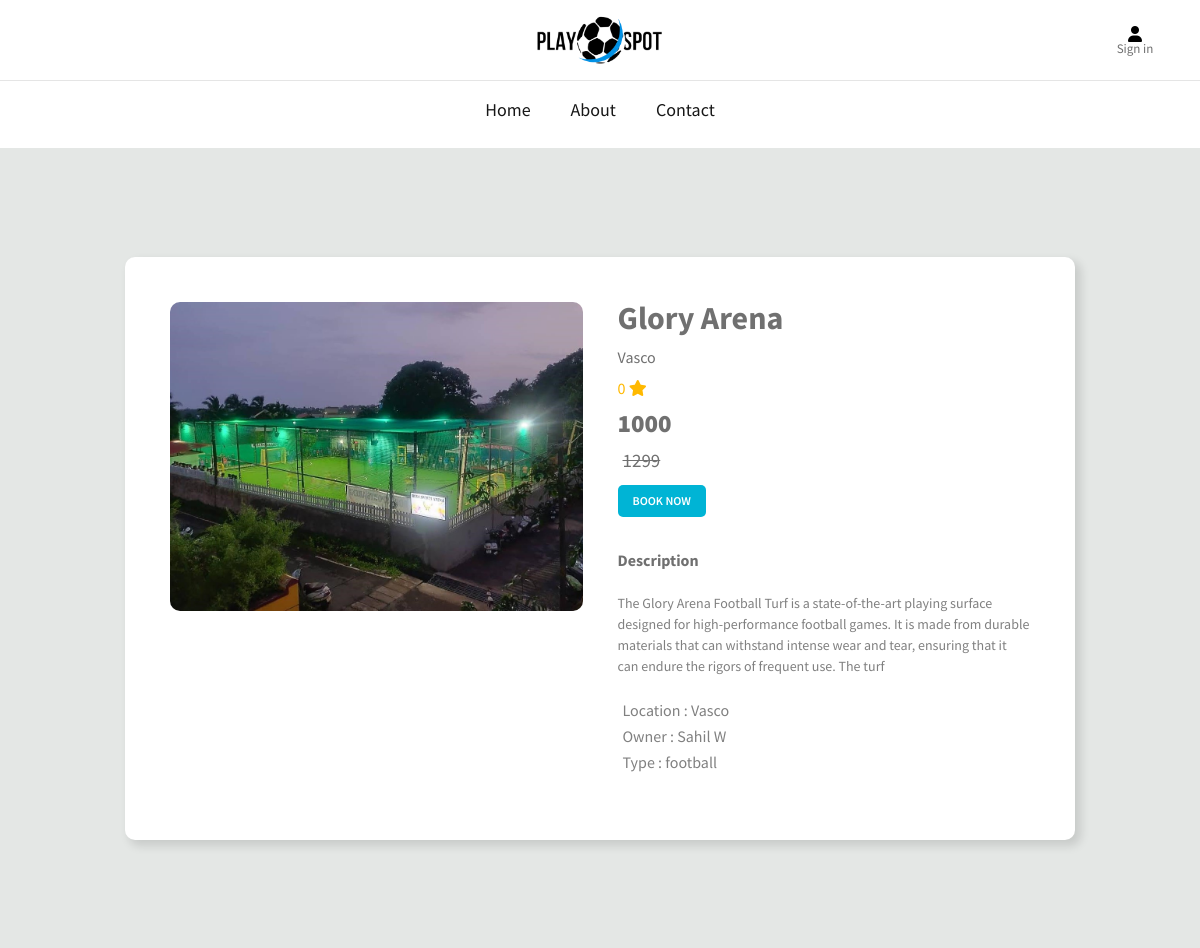
The app's page /files/book_turf/book_turf.php?id=18 with its own data.
### tables this page shows
CREATE TABLE `turfs` (
  `tid` int(255) NOT NULL,
  `tname` varchar(255) NOT NULL,
  `owner_email` varchar(255) NOT NULL,
  `location` varchar(255) NOT NULL,
  `owner` varchar(255) NOT NULL,
  `owner_mobile` varchar(255) NOT NULL,
  `rating` int(255) NOT NULL,
  `type` varchar(255) NOT NULL,
  `description` varchar(255) NOT NULL,
  `offer price` int(255) NOT NULL,
  `initial price` int(11) NOT NULL,
  `image` varchar(255) NOT NULL
);

### files/book_turf/Product-Details-Page/index.php (the view, shortened to what this page needs)
<?php
require('../../connect.php');
?>
<!DOCTYPE html>
<html lang="en">
<head>
    <link rel="stylesheet" href="css/style.css">
    <link rel="stylesheet" href="css/all.min.css">
    <link rel="stylesheet" href="css/style.css">
</head>
<body>
    <div class="container3">
        <?php
        if (isset($_GET['id']))
        {
            $tid=$_GET['id'];
            $query="SELECT * FROM `turfs` WHERE tid = $tid";
            $query_run=mysqli_query($con,$query);
            if (mysqli_num_rows($query_run)>0)
            {
                $data=mysqli_fetch_array($query_run);
                ?>
                <div class="box">
                    <div class="images">
                        <div class="img-holder active">
                            <img src="../uploads/<?= $data['image']?>">
                        </div>
                    </div>
                    <div class="basic-info">
                        <h1><?= stripslashes($data['tname'])?></h1>
                        <p><?= stripslashes($data['location'])?></p>
                        <div class="rate">
                            <p><?= stripslashes($data['rating']);?> <i class="filled fas fa-star"></i></p>
                        </div>
                        <span><?= stripslashes($data['offer price']);?></span>
                        <span class="line" style="margin-left: 5px;text-decoration: line-through; font-weight: 500; font-size: 19px; color: hsl(0, 0%, 44%);"><?= stripslashes($data['initial price']);?></span>
                        <div class="options">
                            <a href="#">BOOK NOW</a>
                        </div>
                    </div>
                    <div class="description">
                        <h4>Description</h4>
                        <p><?= stripslashes($data['description']);?></p>
                        <ul class="features">
                            <li><i class="fa fa-dot-circle-o" aria-hidden="true"></i>Location : <?= stripslashes($data['location'])?></li>
                            <li><i class="fa fa-user-circle-o" aria-hidden="true"></i>Owner : <?= stripslashes($data['owner'])?></li>
                            <li><i class="fa fa-futbol-o" aria-hidden="true"></i>Type : <?= stripslashes($data['type'])?></li>
                        </ul>
                    </div>
                </div>
                <?php
            }
            else
            {
                echo "Turf Not Found";
            }
        }
        else
        {
            echo "Id not Found in url";
        }
        ?>
    </div>
</body>
</html>

### files/landing/turfs.css (style rules this page uses)
:root { --middle-blue-green: hsl(176, 35%, 63%); --sonic-silver: hsl(0, 0%, 44%); --eerie-black: hsl(0, 0%, 9%); --ocean-green: hsl(148, 45%, 58%); --candy-pink: hsl(356, 65%, 63%); --cultured: hsl(0, 0%, 96%); --white: hsl(0, 0%, 100%); --black: hsl(0, 0%, 0%); --yellow:rgb(255, 213, 1); --ff-jost: "Jost", sans-serif; --fs-1: 2.5rem; --fs-2: 1.75rem; --fs-3: 1.625rem; --fs-4: 1.5rem; --fs-5: 1.375rem; --fs-6: 1.25rem; --fs-7: 1.125rem; --fs-8: 0.938rem; --fs-9: 0.875rem; --fs-10: 0.813rem; --fw-500: 500; --fw-600: 600; --transition-1: 0.25s ease; --transition-2: 0.75s ease; --cubic-out: cubic-bezier(0.51, 0.03, 0.64, 0.28); --cubic-in: cubic-bezier(0.33, 0.85, 0.56, 1.02); --section-padding: 60px; }
*, *::before, *::after { margin: 0; padding: 0; box-sizing: border-box; }
li { list-style: none; }
a { text-decoration: none; }
a, img, span, input, button, ion-icon { display: block; }
img { height: auto; }
html { font-family: var(--ff-jost); color: var(--sonic-silver); scroll-behavior: smooth; }
body { background: var(--white); padding-block: 70px; }
a, button { transition: var(--transition-1); }
@media (min-width: 480px) { :root { --fs-1: 3rem; --fs-2: 2rem; } }
@media (min-width: 580px) { :root { --fs-1: 3.75rem; --fs-2: 2.375rem; --fs-3: 2.25rem; } }
@media (min-width: 992px) { :root { --fs-1: 5rem; } }
@media (min-width: 992px) { body { padding-block: 0; } }
@media (min-width: 1200px) { :root { --fs-1: 6.25rem; } }

### files/book_turf/Product-Details-Page/css/style.css (style rules this page uses)
:root { --primary-color: #e4e7e5; --secondary-color: #00b4d5; --tertiary-color: #0077b6; --yellow-color: #ffb900; --gray-color: #808080; }
* { box-sizing: border-box; font-family: 'Source Sans Pro', sans-serif; line-height: 1; padding: 0; margin: 0; }
.container3 { background-color: var(--primary-color); min-height: 100vh; display: flex; justify-content: center; align-items: center; }
.box { background-color: white; border-radius: 10px; box-shadow: 5px 5px 10px 1px rgb(0, 0, 0, 12%); padding: 45px; margin: 15px 0; width: 950px; display: grid; grid-template-columns: repeat(2, 1fr); grid-template-rows: auto 1fr; grid-template-areas: "images info" "images description"; grid-gap: 35px; }
.box .images { grid-area: images; display: grid; grid-template-columns: repeat(3, auto); grid-template-rows: auto 1fr; grid-template-areas: "active active active" "idle idle idle"; grid-gap: 5px; }
.box .images .img-holder img { width: 100%; display: block; border-radius: 10px; }
.box .images .img-holder.active { grid-area: active; }
.box .basic-info { grid-area: info; display: flex; flex-direction: column; gap: 15px; }
.box .basic-info .rate { color: var(--yellow-color); }
.box .basic-info span { font-weight: 800; font-size: 25px; }
.box .basic-info .options a { color: white; background-color: var(--secondary-color); display: inline-block; padding: 10px 15px; text-decoration: none; font-weight: 600; font-size: 12px; border-radius: 5px; }
.box .description { grid-area: description; display: flex; flex-direction: column; gap: 25px; }
.box .description p { color: var(--gray-color); font-size: 14px; line-height: 1.5; }
.box .description .features { list-style: none; display: flex; flex-direction: column; gap: 10px; color: var(--gray-color); }

### records on screen
turfs: image (picture), tname "Glory Arena", location "Vasco", rating "0", offer price "1000", initial price "1299", description "The Glory Arena Football Turf is a state-of-the-art playing surface designed for high-performance football games. It is made from durable materials that can withstand intense wear and tear, ensuring that it can endure the rigors of frequent use. The turf", owner "Sahil W", type "football"
